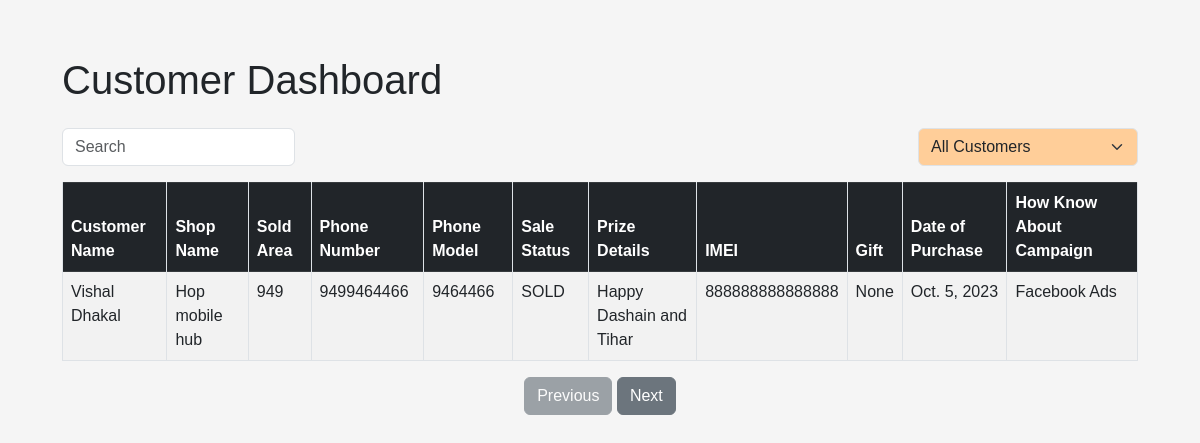
The app's page /customer-dashboard/, older data.
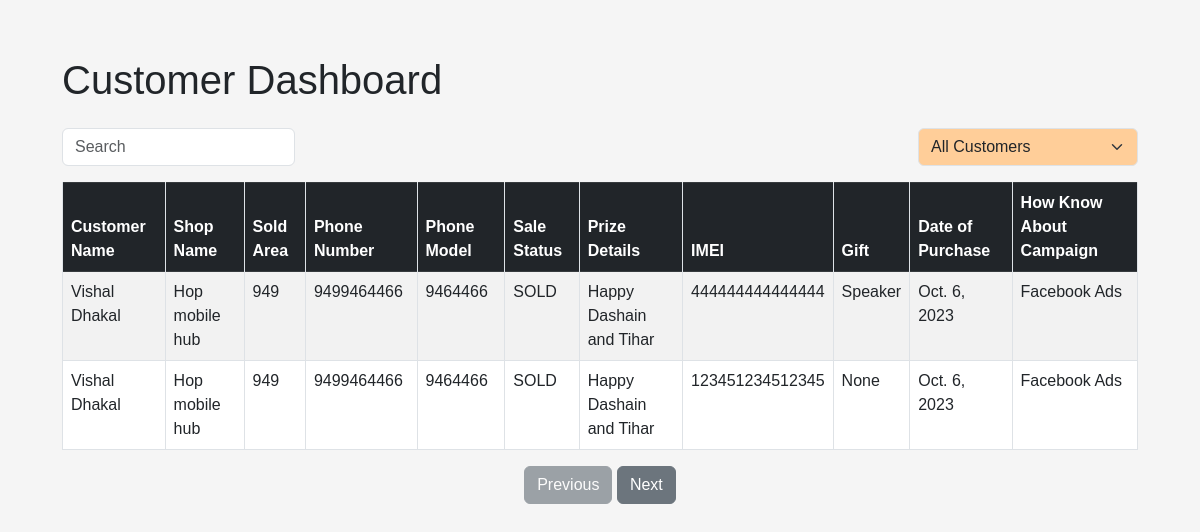
The same page, newer data.
### gifts/models.py (models this page shows, shortened)
class Customer(models.Model):
    CAMPAIGN_CHOICES = [
        ("Facebook Ads", "Facebook Ads"),
        ("Reatil Shop", "Reatil Shop"),
        ("Google Ads", "Google Ads"),
        ("Others", "Others"),
    ]
    customer_name = models.CharField(max_length=400)
    shop_name = models.TextField()
    sold_area = models.CharField(max_length=800)
    phone_number = models.CharField(max_length=400)
    phone_model = models.CharField(max_length=400)
    sale_status = models.CharField(max_length=400, default="SOLD")
    prize_details = models.CharField(
        max_length=900, default="Happy Dashain and Tihar")
    gift = models.ForeignKey(Gift, on_delete=models.CASCADE, null=True)
    imei = models.CharField(max_length=400)
    date_of_purchase = models.DateField(auto_now_add=True, auto_now=False)
    how_know_about_campaign = models.CharField(
        max_length=800, choices=CAMPAIGN_CHOICES)
    recharge_card = models.ForeignKey(RechargeCard, on_delete=models.CASCADE,null=True,related_name="recharge_card")
    ntc_recharge_card = models.BooleanField(default=False)
    amount_of_card = models.IntegerField(default=50)
    profession =  models.CharField(max_length=400, default="None")
    class Meta:
        ordering = ("-date_of_purchase",)

class Gift(models.Model):
    name = models.CharField(max_length=400)
    image_url = models.FileField()
    def __str__(self):
        return self.name

### gifts/views.py (the view)
# urls.py: path('customer-dashboard/', customer_dashboard, name='customer_dashboard'),
def customer_dashboard(request):
    customers = Customer.objects.all()
    customers_with_gifts = Customer.objects.filter(gift__isnull=False)
    customers_without_gifts = Customer.objects.filter(gift__isnull=True)
    context = {
        'customers': customers,
        'customers_with_gifts': customers_with_gifts,
        'customers_without_gifts': customers_without_gifts,
    }
    return render(request, 'customer_dashboard.html', context)

### gifts/templates/customer_dashboard.html (shortened to what this page needs)
{% load static %}
<!DOCTYPE html>
<html lang="en">
<head>
    <link rel="stylesheet" href="https://cdn.jsdelivr.net/npm/bootstrap@5.3.0/dist/css/bootstrap.min.css">
    <link rel="stylesheet" href="{% static 'dashboard.css' %}">
</head>
<body>
    <div class="container mt-4">
        <h1 class="mb-4">Customer Dashboard</h1>
        <div class="d-flex justify-content-between align-items-center mb-3">
            <div class="form-group mb-0">
                <input type="text" id="searchInput" class="form-control" placeholder="Search">
            </div>
            <div class="form-group mb-0">
                <select class="form-select filterSelect" id="giftFilter" style="background-color:#ffce99;">
                    <option value="">All Customers</option>
                </select>
            </div>
        </div>
        <table class="table table-striped table-bordered">
            <thead class="table-dark">
                <tr>
                    <th>Customer Name</th>
                    <th>Shop Name</th>
                    <th>Sold Area</th>
                    <th>Phone Number</th>
                    <th>Phone Model</th>
                    <th>Sale Status</th>
                    <th>Prize Details</th>
                    <th>IMEI</th>
                    <th>Gift</th>
                    <th>Date of Purchase</th>
                    <th>How Know About Campaign</th>
                </tr>
            </thead>
            <tbody>
                {% for customer in customers %}
                <tr
                    class="customer-row {% if customer.gift %}customers-with-gift{% else %}customers-no-gift{% endif %}">
                    <td>{{ customer.customer_name }}</td>
                    <td>{{ customer.shop_name }}</td>
                    <td>{{ customer.sold_area }}</td>
                    <td>{{ customer.phone_number }}</td>
                    <td>{{ customer.phone_model }}</td>
                    <td>{{ customer.sale_status }}</td>
                    <td>{{ customer.prize_details }}</td>
                    <td>{{ customer.imei }}</td>
                    <td>{{ customer.gift }}</td>
                    <td>{{ customer.date_of_purchase }}</td>
                    <td>{{ customer.how_know_about_campaign }}</td>
                </tr>
                {% endfor %}
            </tbody>
        </table>
        <div class="text-center">
            <button class="btn btn-secondary mr-2" id="prevBtn">Previous</button>
            <button class="btn btn-secondary" id="nextBtn">Next</button>
        </div>
    </div>
</body>
</html>

Row changes from the older to the newer data that the page shows:
no longer on this page (row unchanged): Customer: customer_name "Vishal Dhakal", shop_name "Hop mobile hub", sold_area "949", phone_number "9499464466", phone_model "9464466", sale_status "SOLD", prize_details "Happy Dashain and Tihar", imei "888888888888888", gift "None", date_of_purchase "Oct. 5, 2023", how_know_about_campaign "Facebook Ads"
added Customer: customer_name "Vishal Dhakal", shop_name "Hop mobile hub", sold_area "949", phone_number "9499464466", phone_model "9464466", sale_status "SOLD", prize_details "Happy Dashain and Tihar", imei "444444444444444", gift "Speaker", date_of_purchase "Oct. 6, 2023", how_know_about_campaign "Facebook Ads"
added Customer: customer_name "Vishal Dhakal", shop_name "Hop mobile hub", sold_area "949", phone_number "9499464466", phone_model "9464466", sale_status "SOLD", prize_details "Happy Dashain and Tihar", imei "123451234512345", gift "None", date_of_purchase "Oct. 6, 2023", how_know_about_campaign "Facebook Ads"
